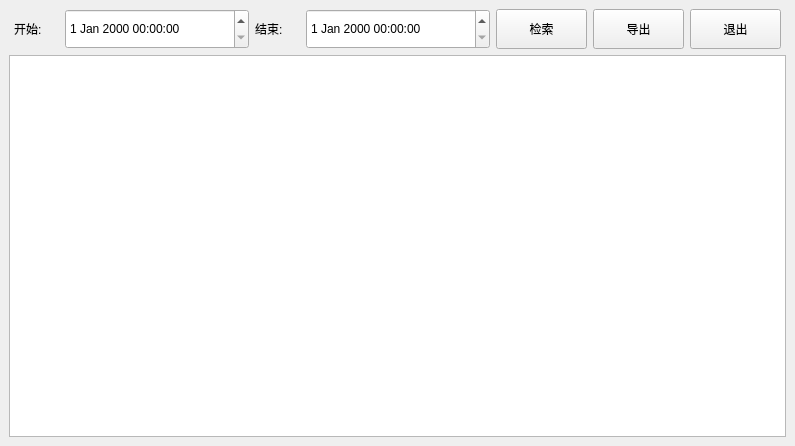
<?xml version="1.0" encoding="UTF-8"?>
<ui version="4.0">
 <class>special_query</class>
 <widget class="QDialog" name="special_query">
  <property name="geometry">
   <rect>
    <x>0</x>
    <y>0</y>
    <width>795</width>
    <height>446</height>
   </rect>
  </property>
  <property name="windowTitle">
   <string>Dialog</string>
  </property>
  <layout class="QVBoxLayout" name="verticalLayout">
   <property name="spacing">
    <number>6</number>
   </property>
   <property name="leftMargin">
    <number>9</number>
   </property>
   <property name="topMargin">
    <number>9</number>
   </property>
   <property name="rightMargin">
    <number>9</number>
   </property>
   <property name="bottomMargin">
    <number>9</number>
   </property>
   <item>
    <layout class="QHBoxLayout" name="horizontalLayout">
     <property name="spacing">
      <number>6</number>
     </property>
     <property name="leftMargin">
      <number>5</number>
     </property>
     <property name="rightMargin">
      <number>5</number>
     </property>
     <item>
      <widget class="QLabel" name="label_2">
       <property name="sizePolicy">
        <sizepolicy hsizetype="Fixed" vsizetype="Fixed">
         <horstretch>0</horstretch>
         <verstretch>0</verstretch>
        </sizepolicy>
       </property>
       <property name="minimumSize">
        <size>
         <width>45</width>
         <height>40</height>
        </size>
       </property>
       <property name="text">
        <string>开始:</string>
       </property>
      </widget>
     </item>
     <item>
      <widget class="lds_datetimeEdit" name="dateTimeEdit">
       <property name="minimumSize">
        <size>
         <width>0</width>
         <height>40</height>
        </size>
       </property>
      </widget>
     </item>
     <item>
      <widget class="QLabel" name="label_3">
       <property name="sizePolicy">
        <sizepolicy hsizetype="Fixed" vsizetype="Fixed">
         <horstretch>0</horstretch>
         <verstretch>0</verstretch>
        </sizepolicy>
       </property>
       <property name="minimumSize">
        <size>
         <width>45</width>
         <height>40</height>
        </size>
       </property>
       <property name="text">
        <string>结束:</string>
       </property>
      </widget>
     </item>
     <item>
      <widget class="lds_datetimeEdit" name="dateTimeEdit_2">
       <property name="minimumSize">
        <size>
         <width>0</width>
         <height>40</height>
        </size>
       </property>
      </widget>
     </item>
     <item>
      <widget class="QPushButton" name="pushButton_4">
       <property name="sizePolicy">
        <sizepolicy hsizetype="Fixed" vsizetype="Fixed">
         <horstretch>0</horstretch>
         <verstretch>0</verstretch>
        </sizepolicy>
       </property>
       <property name="minimumSize">
        <size>
         <width>91</width>
         <height>40</height>
        </size>
       </property>
       <property name="focusPolicy">
        <enum>Qt::NoFocus</enum>
       </property>
       <property name="text">
        <string>检索</string>
       </property>
       <property name="outer_stylesheet" stdset="0">
        <string>pushbutton</string>
       </property>
      </widget>
     </item>
     <item>
      <widget class="QPushButton" name="pushButton_3">
       <property name="sizePolicy">
        <sizepolicy hsizetype="Fixed" vsizetype="Fixed">
         <horstretch>0</horstretch>
         <verstretch>0</verstretch>
        </sizepolicy>
       </property>
       <property name="minimumSize">
        <size>
         <width>91</width>
         <height>40</height>
        </size>
       </property>
       <property name="focusPolicy">
        <enum>Qt::NoFocus</enum>
       </property>
       <property name="text">
        <string>导出</string>
       </property>
       <property name="outer_stylesheet" stdset="0">
        <string>pushbutton</string>
       </property>
      </widget>
     </item>
     <item>
      <widget class="QPushButton" name="pushButton_5">
       <property name="sizePolicy">
        <sizepolicy hsizetype="Fixed" vsizetype="Fixed">
         <horstretch>0</horstretch>
         <verstretch>0</verstretch>
        </sizepolicy>
       </property>
       <property name="minimumSize">
        <size>
         <width>91</width>
         <height>40</height>
        </size>
       </property>
       <property name="focusPolicy">
        <enum>Qt::NoFocus</enum>
       </property>
       <property name="text">
        <string>退出</string>
       </property>
       <property name="outer_stylesheet" stdset="0">
        <string>pushbutton</string>
       </property>
      </widget>
     </item>
    </layout>
   </item>
   <item>
    <widget class="QTableView" name="tableView">
     <property name="minimumSize">
      <size>
       <width>0</width>
       <height>40</height>
      </size>
     </property>
    </widget>
   </item>
  </layout>
 </widget>
 <customwidgets>
  <customwidget>
   <class>lds_datetimeEdit</class>
   <extends>QDateTimeEdit</extends>
   <header>lds_datetimeedit.h</header>
  </customwidget>
 </customwidgets>
 <resources/>
 <connections/>
</ui>
